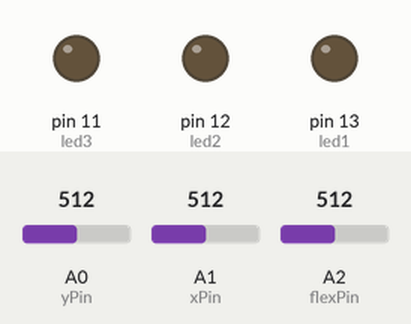
Bench run of a sketch on a simulated Arduino Uno, built with avr-gcc and run on an emulated ATmega328P. On the bench: output pins drawn as LEDs (lit = HIGH). Inputs (shaded band) come from the test bench; at power-on: A2 (flexPin) = 512, A0 (yPin) = 512, A1 (xPin) = 512.

Above: at 1.2 s.
1.3 s: A2 (flexPin) set to 33
2.8 s: A2 (flexPin) set to 27
At 3.2 s:
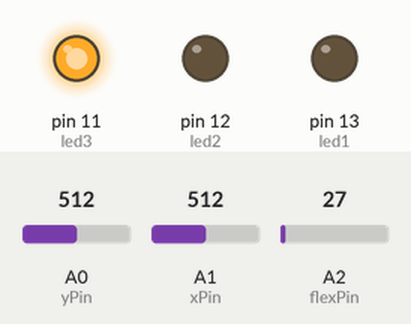
4.3 s: A2 (flexPin) set to 122
At 5.5 s:
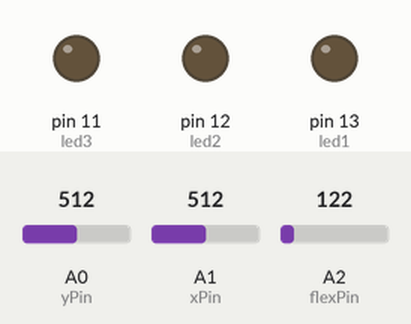
5.8 s: A2 (flexPin) set to 20
At 6.7 s:
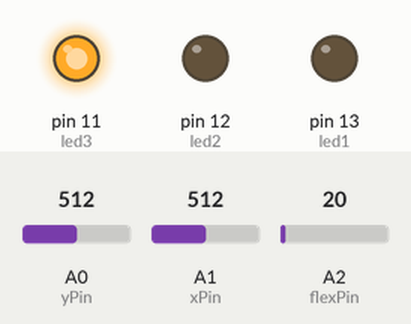
Timing chart, 0 to 8.3 s (numbered marks = the images above; inputs shaded):
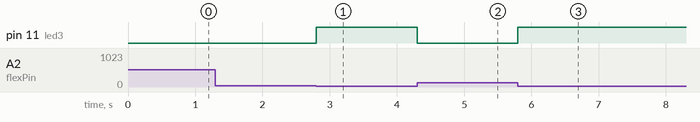

Measured:
- the behaviour switches between 30 and 29 on A2 (flexPin) (found by bisection; images 0 and 1)
- after the input at 1.3 s, every drawn part: stays the same
- after the input at 2.8 s, pin 11 (led3): LOW → HIGH at once
- after the input at 4.3 s, pin 11 (led3): HIGH → LOW at once
- after the input at 5.8 s, pin 11 (led3): LOW → HIGH at once

The sketch:

Hand_talk_101.ino
```cpp
const int led3 = 11;
const int flexPin =A2;
int value;
int xPin=A1;
int yPin=A0;
int led1=13;
int led2=12;


void setup(){
  pinMode(xPin,INPUT);
  pinMode(yPin,INPUT);
  pinMode(led1,OUTPUT);
  pinMode(led2,OUTPUT);
  pinMode(led3,OUTPUT);

}


void loop()
{
  int xval=analogRead(xPin);
  int yval=analogRead(yPin);


    if ((xval>360 && xval<390) && (yval>294 && yval<340)) //forward
   {
     digitalWrite(led1,HIGH);
      }

      else {

    digitalWrite(led1, LOW);
  }


    if ((xval>294 && xval<340) && (yval>360 && yval<390)) //left
    {
;
      digitalWrite(led2,HIGH);

    }


     else {

    digitalWrite(led2, LOW);
  }

    value = analogRead(flexPin);

 if (value<30) //forward
   {
     digitalWrite(led3,HIGH);
      }

      else {

    digitalWrite(led3, LOW);
  }


  }
```
